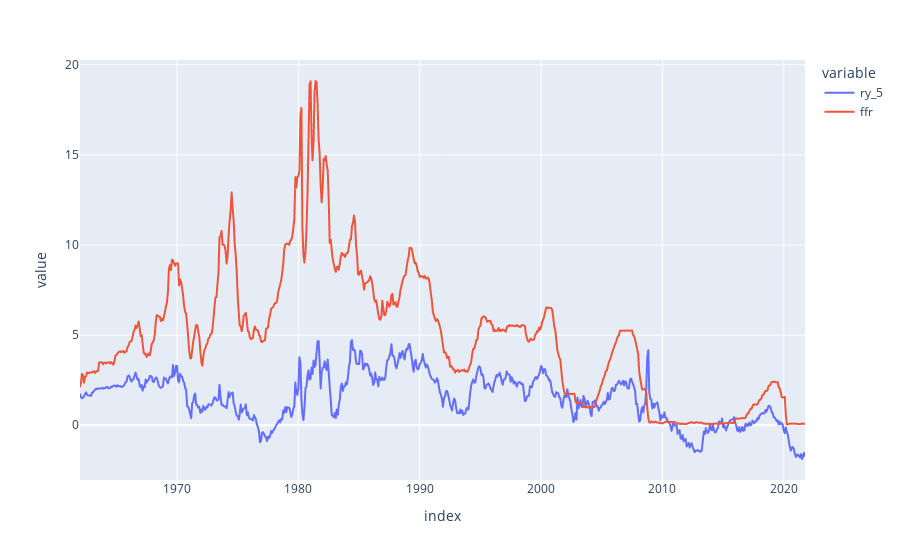

Source (notebook cell):
### Code cell
fig1 = px.line(ry_long)
fig1.show()

### Figure 1 — Plotly figure (JSON) as saved in the notebook; plotly's stock layout.template omitted (floating-point values rounded to 4 significant figures; data arrays with more than 128 entries replaced by an {"elided": "..."} marker saying what was removed)
{"data": [{"hovertemplate": "variable=ry_5<br>index=%{x}<br>value=%{y}<extra></extra>", "legendgroup": "ry_5", "line": {"color": "#636efa", "dash": "solid"}, "marker": {"symbol": "circle"}, "mode": "lines", "name": "ry_5", "showlegend": true, "type": "scattergl", "x": {"elided": "718 str values"}, "xaxis": "x", "y": {"elided": "718 float values"}, "yaxis": "y"}, {"hovertemplate": "variable=ffr<br>index=%{x}<br>value=%{y}<extra></extra>", "legendgroup": "ffr", "line": {"color": "#EF553B", "dash": "solid"}, "marker": {"symbol": "circle"}, "mode": "lines", "name": "ffr", "showlegend": true, "type": "scattergl", "x": {"elided": "718 str values"}, "xaxis": "x", "y": {"elided": "718 float values"}, "yaxis": "y"}], "layout": {"legend": {"title": {"text": "variable"}, "tracegroupgap": 0}, "margin": {"t": 60}, "xaxis": {"anchor": "y", "domain": [0, 1], "title": {"text": "index"}}, "yaxis": {"anchor": "x", "domain": [0, 1], "title": {"text": "value"}}}}
